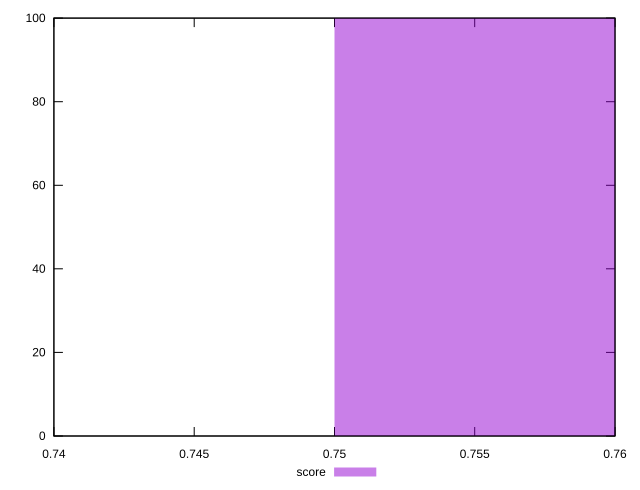

Source code (gnuplot):
reset

$score <<EOF
0.8 100
EOF

set key outside below
set boxwidth 0.1
set xrange [0.74:0.76]
set yrange [0:100]
set style fill transparent solid 0.5 noborder
set terminal svg size 640, 490 enhanced background rgb 'white'
set output "report_00007_2020-12-11T15:55:29.892Z/unused-css-rules/samples/pages+cached+noadtech/score/histogram.svg"

plot $score title "score" with boxes

reset
